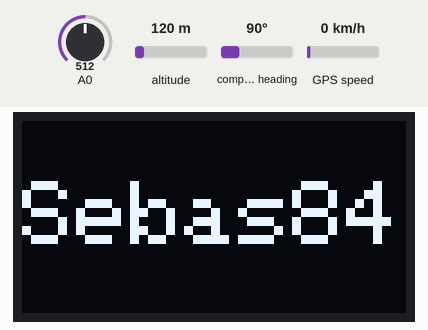
This sketch was run on a simulated Arduino Mega 2560, built with avr-gcc and run on an emulated ATmega2560. Shown: 128×64 one-colour display. The inputs (shaded band) are chosen by the test bench; at power-on: A0 = 512, altitude 120 m, compass heading 90°, GPS speed 0 km/h. The GPS gets a fix after 3 s at 37.7749, -122.4194 with 8 satellites; what the sketch prints to the serial monitor is not drawn.

Above: at 0.1 s.
At 2.1 s:
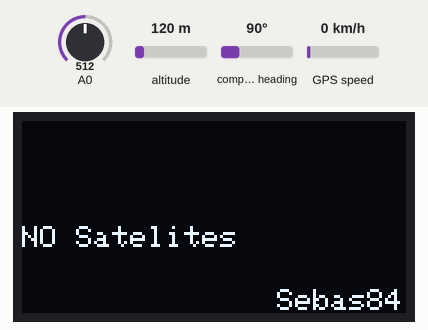
At 4.2 s:
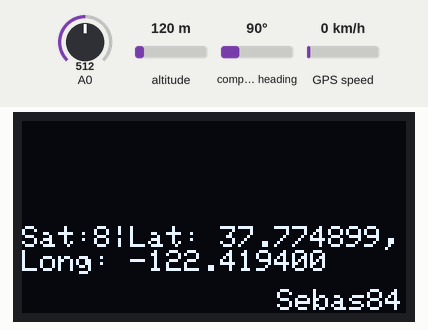

Measured:
- what the display in image 1 shows lasts 2.1 s, from 2.1 s to 4.2 s

The sketch:

MiniPro.ino
```cpp
#include <Arduino.h>
#include <TimeLib.h>
#include "Test.h"


float valMin = 50.0;
float valMax = 1024.0;


unsigned int Imilisegundos;
int minutos = 0;

/* Prototypes */
void beginScreen();  // External function screem.ino
void printSuspension(String text);
void printTime(String text);
void printScreen();  // External function screem.ino
void clearScreen();

void beginGps();
String getLocation();

void beginSD();
test t;
//Screen screen;
void setup() {

//  test t = new test();

  // Inicia Serial
  pinMode(53 , OUTPUT);
  Serial.begin(115200);

  beginScreen();
  //beginGps();
  //beginSD();
  setTime(12, 39, 50, 18, 07, 2023);
 // Imilisegundos = millis();
}

void loop() {
  clearScreen();
  float distance = getLinearSensorInfo();
  /* String res = "{\"Fecha\":\"";
  res += getTimestamp();
  res += "\",\"distance\":";
  res += distance;
  res += "}";
  //Serial.println(res);
*/
 // printTime(cronometro(Imilisegundos));
  printSuspension(getLocation());

  printScreen();
}


/**
* In this function is calcultation the linear sensors.
*/
float getLinearSensorInfo() {
  int pinInCC = analogRead(A0);
  float distance = 0;
  distance = (pinInCC - valMax) * (70.0) / (valMax - valMin);
  distance = distance * -1;

  return distance;
}


/*
FUNCION PARA OBTENER LA FECHA EN MODO TEXTO
Devuelve: DD-MM-AAAA HH:MM:SS
*/
String getTimestamp() {

  char fecha[20];
  time_t time = now();

  int dia = day();
  int mes = month();
  int anio = year();
  int hora = hour();
  int minuto = minute();
  int segundo = second();

  sprintf(fecha, "%.2d.%.2d.%.4d %.2d:%.2d:%.2d", dia, mes, anio, hora, minuto, segundo);
  return String(fecha);
}

/**

*/
String cronometro(int Imillis) {

  int segundos = 0;
  long diff=(millis() - Imillis);
  int centesimos = 0;
  String lapTimer = "0:00:000";
  segundos = (diff / 1000);
  centesimos = (diff - (segundos * 1000));
  segundos = segundos - (minutos * 60);
  if (segundos >= 60) {
    segundos = 0;
    minutos++;
  }

  if (minutos >= 60) {
    minutos = 0;
    Imilisegundos = millis();
  }


  lapTimer = (minutos);
  lapTimer += (":");
  lapTimer += (segundos);
  lapTimer += (":");
  lapTimer += (centesimos);
/*
  Serial.print(lapTimer);

  Serial.print(".           diff ");
  Serial.print(diff);
  Serial.print(".           Inicial ");
  Serial.println(Imillis);*/
  return (lapTimer.substring(0, 7));
}

/*
LAT, LONG
5.032358, -75.478159 Inicio recta

5.032286, -75.478699 meta
5.032240, -75.478686 Meta

5.032193, -75.479048 Final recta


5.033210, -75.479752 Salida curva fondo
*/
```

gps.ino
```cpp
/**
*/
#include <SoftwareSerial.h>
#include <TinyGPS.h>

//Pines Para mega es (10,9), Micro (9,8)

const byte txPin = 10;
const byte rxPin = 9;


TinyGPS gps;
SoftwareSerial ss(txPin,rxPin );  //Pines Para mega es (10,9)

/**
*/
void beginGps() {
  ss.begin(9600);
}

/**
*/
String getLocation() {


  bool newData = false;
  unsigned long chars;
  unsigned short sentences, failed;
  String res = "";

  // For one second we parse GPS data and report some key values
  for (unsigned long start = millis(); millis() - start < 1000;) {
    while (ss.available()) {
      char c = ss.read();
      //Serial.write(c); // uncomment this line if you want to see the GPS data flowing
      if (gps.encode(c))  // Did a new valid sentence come in?
        newData = true;
    }
  }

  if (newData) {
    float flat, flon;
    unsigned long age;
    gps.f_get_position(&flat, &flon, &age);
    Serial.print(F("LAT="));
    Serial.print(flat == TinyGPS::GPS_INVALID_F_ANGLE ? 0.0 : flat, 6);
    Serial.print(F(" LON="));
    Serial.print(flon == TinyGPS::GPS_INVALID_F_ANGLE ? 0.0 : flon, 6);
    Serial.print(F(" SAT="));
    Serial.print(gps.satellites() == TinyGPS::GPS_INVALID_SATELLITES ? 0 : gps.satellites());
    Serial.print(F(" PREC="));
    Serial.print(gps.hdop() == TinyGPS::GPS_INVALID_HDOP ? 0 : gps.hdop());
    res += "Sat:";
    res += gps.satellites();
    res += "|Lat: ";
    res +=  String(flat, 6);
    res += ",Long: ";
    res += String(flon,6);


  } else {
    res += "NO Satelites  ";
  }

  gps.stats(&chars, &sentences, &failed);
  Serial.print(" SAT=");
  Serial.print(gps.satellites() == TinyGPS::GPS_INVALID_SATELLITES ? 0 : gps.satellites());
  Serial.print(" CHARS=");
  Serial.print(chars);
  Serial.print(" SENTENCES=");
  Serial.print(sentences);
  Serial.print(" CSUM ERR=");
  Serial.println(failed);
  if (chars == 0){
    Serial.println("** No characters received from GPS: check wiring **");
    res += "       Check wiring. ";
  }
  return res;
}
```

screem.ino
```cpp
/***************************************/
#include <SPI.h>
#include <Wire.h>
#include <Adafruit_GFX.h>
#include <Adafruit_SH1106.h>

#define SCREEN_WIDTH 128     // OLED display width, in pixels
#define SCREEN_HEIGHT 32     // OLED display height, in pixels
#define OLED_RESET -1        // Reset pin # (or -1 if sharing Arduino reset pin)
#define SCREEN_ADDRESS 0x3C  ///< See datasheet for Address; 0x3D for 128x64, 0x3C for 128x32
Adafruit_SH1106 display(OLED_RESET);
/***************************************/

void beginScreen() {
  // Iniciando Pantalla

  display.begin(SH1106_SWITCHCAPVCC, SCREEN_ADDRESS);
  display.clearDisplay();
  display.setTextSize(3);  // Draw 2X-scale text
  display.setTextColor(WHITE);
  display.setCursor(0, 20);
  display.println("Sebas84");
  display.display();  // Show initial text
  delay(1000);
}
void printScreen() {
  //display.clearDisplay();
  printHeader();
  display.display();  // Show initial text
}
void printTime(String text) {
  //display.clearDisplay();
  display.setTextSize(3);  // Draw 2X-scale text
  display.setTextColor(WHITE);
  display.setCursor(0, 0);
  display.println(text);
}
void printSuspension(String text) {
  //display.clearDisplay();
  display.setTextSize(1);  // Draw 2X-scale text
  display.setTextColor(WHITE);
  display.setCursor(0, 35);
  display.println(text);

  //display.display();  // Show initial text
}
void printGPS(String sat, String log, String lat) {

  display.setTextSize(1);  // Draw 2X-scale text
  display.setTextColor(WHITE);
  display.setCursor(0, 55);
  display.println(sat);
}
void printHeader() {
  display.setTextSize(1);  // Draw 2X-scale text
  display.setTextColor(WHITE);
  display.setCursor(85, 56);
  display.println("Sebas84");
}

void clearScreen() {
  display.clearDisplay();
}
```

sdUnit.ino
```cpp
#include <SD.h>
#include <SPI.h>

#define CS_PIN 53

File file;

void beginSD() {
  Serial.println("Initializing SD card...");

  if (SD.begin(CS_PIN)) {
    Serial.println("SD card is ready to use.");
  } else {
    Serial.println("SD card initialization failed");
    return;
  }
}
int createFile(char filename[]) {
  file = SD.open(filename, FILE_WRITE);

  if (file) {
    Serial.println("File created successfully.");
    return 1;
  } else {
    Serial.println("Error while creating file.");
    return 0;
  }
}

int writeToFile(char text[]) {
  if (file) {
    file.println(text);
    Serial.println("Writing to file: ");
    Serial.println(text);
    return 1;
  } else {
    Serial.println("Couldn't write to file");
    return 0;
  }
}

void closeFile() {
  if (file) {
    file.close();
    Serial.println("File closed");
  }
}

int openFile(char filename[]) {
  file = SD.open(filename);
  if (file) {
    Serial.println("File opened with success!");
    return 1;
  } else {
    Serial.println("Error opening file...");
    return 0;
  }
}

String readLine() {
  String received = "";
  char ch;
  while (file.available()) {
    ch = file.read();
    if (ch == '\n') {
      return String(received);
    } else {
      received += ch;
    }
  }
  return "";
}
```

test.h
```cpp
class test{
private:
    int flag = 10;

public:
    int getFlag()
    {
        return flag;
    }
};
```
